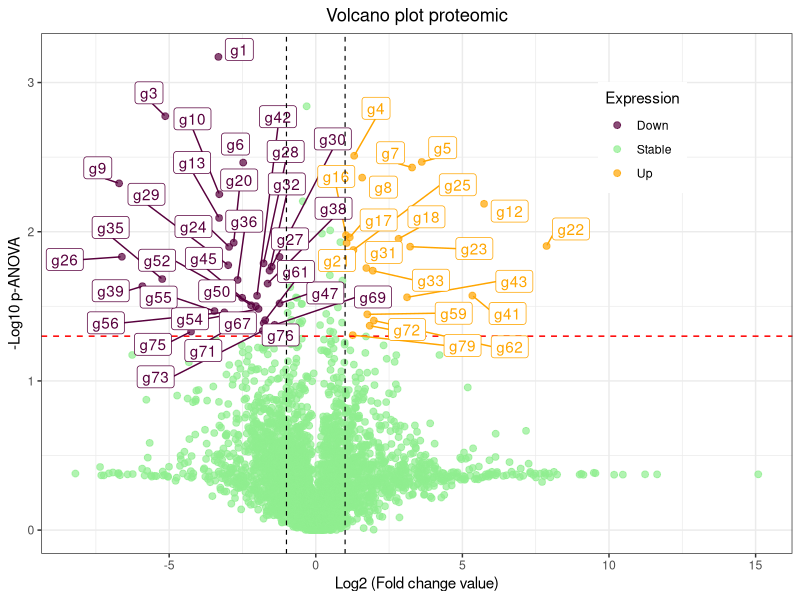

The R source for this figure:
#Volcano Plot

#Description: When analyzing data for RNA based gene expression profiling (GEP) 
#the volcano plot illustrates the log[10]-transformed adjusted p-Value against 
#the log-fold change for each probe in the assay, this tool will provide 
#visualization of such results. Each point on the graph represents a gene. 
#The log2-fold differences between the groups are plotted on the x-axis and the
#-log10 p-value differences are plotted on the y-axis. The horizontal dashed 
#line represents the significance threshold specified in the analysis, usually
#derived using a multiple testing correction.

#Author: Mauricio Flores Valdez

#Version: 17-11-2023

#Packages:

library(ggplot2)
library(tidyverse)
library(ggrepel)
library(ggthemes)

#Input file:

proteomica <- read.csv("ExampleVolcano.csv")

#Code:

proteomica <- proteomica%>%
  mutate(Expression = if_else(Anova..p. < 0.05 & abs(Log.2.FX.Ctl) > 1,
                             if_else(Log.2.FX.Ctl > 1, "Up", "Down"),
                             "Stable"))  
proteomica$Log.2.FX.Ctl <- as.numeric(proteomica$Log.2.FX.Ctl)


ggplot(data=proteomica,
       aes(x = Log.2.FX.Ctl, y = p.Value, 
       label=ifelse(p.Value>1.3 & Log.2.FX.Ctl> 1.0 | p.Value>1.3 & Log.2.FX.Ctl< -1.0,as.character(Filler),''),
       colour = Expression))+
  geom_point(alpha = .7, size = 2)+  
  geom_hline(yintercept = 1.3, lty = 2, col= "red", lwd= .5)+
  geom_label_repel(force= 5, max.overlaps = Inf, show.legend = FALSE)+
  
  scale_color_manual(values = c("#58003d","lightgreen","orange")) +
  
  geom_vline(xintercept = c(-1,1), lty = 2, col= "black", lwd = .4)+
  
  labs(x= "Log2 (Fold change value)",
       y= "-Log10 p-ANOVA", 
       title = "Volcano plot proteomic")+
  theme_bw()+
   
  guides(colour = guide_legend(override.aes = list(size=2.0)))+
 
  theme(plot.title = element_text(hjust = 0.5), legend.position = c(0.8, 0.8))

 